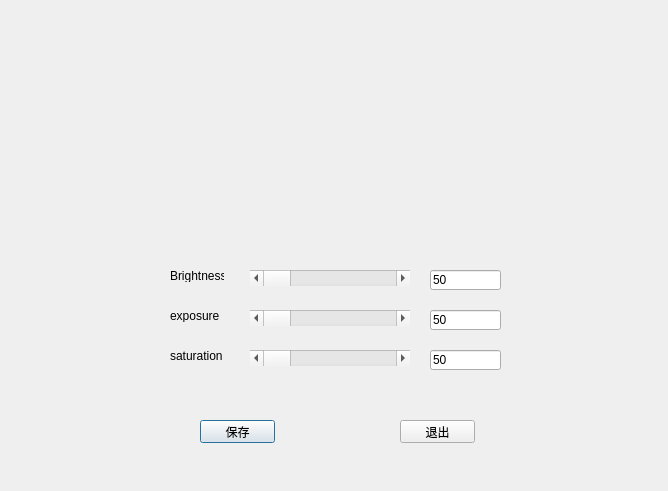
<?xml version="1.0" encoding="UTF-8"?>
<ui version="4.0">
 <class>CamSetting</class>
 <widget class="QDialog" name="CamSetting">
  <property name="geometry">
   <rect>
    <x>0</x>
    <y>0</y>
    <width>668</width>
    <height>491</height>
   </rect>
  </property>
  <property name="windowTitle">
   <string>参数设置</string>
  </property>
  <widget class="QLabel" name="label_brightness">
   <property name="geometry">
    <rect>
     <x>170</x>
     <y>270</y>
     <width>54</width>
     <height>12</height>
    </rect>
   </property>
   <property name="text">
    <string>Brightness</string>
   </property>
  </widget>
  <widget class="QLineEdit" name="edit_brightness">
   <property name="geometry">
    <rect>
     <x>430</x>
     <y>270</y>
     <width>71</width>
     <height>20</height>
    </rect>
   </property>
   <property name="text">
    <string>50</string>
   </property>
   <property name="readOnly">
    <bool>true</bool>
   </property>
  </widget>
  <widget class="QScrollBar" name="scroll_brightness">
   <property name="geometry">
    <rect>
     <x>250</x>
     <y>270</y>
     <width>160</width>
     <height>16</height>
    </rect>
   </property>
   <property name="orientation">
    <enum>Qt::Horizontal</enum>
   </property>
  </widget>
  <widget class="QLineEdit" name="edit_exposure">
   <property name="geometry">
    <rect>
     <x>430</x>
     <y>310</y>
     <width>71</width>
     <height>20</height>
    </rect>
   </property>
   <property name="text">
    <string>50</string>
   </property>
   <property name="readOnly">
    <bool>true</bool>
   </property>
  </widget>
  <widget class="QScrollBar" name="scroll_exposure">
   <property name="geometry">
    <rect>
     <x>250</x>
     <y>310</y>
     <width>160</width>
     <height>16</height>
    </rect>
   </property>
   <property name="orientation">
    <enum>Qt::Horizontal</enum>
   </property>
  </widget>
  <widget class="QLabel" name="label_exposure">
   <property name="geometry">
    <rect>
     <x>170</x>
     <y>310</y>
     <width>54</width>
     <height>12</height>
    </rect>
   </property>
   <property name="text">
    <string>exposure</string>
   </property>
  </widget>
  <widget class="QLineEdit" name="edit_gain">
   <property name="geometry">
    <rect>
     <x>430</x>
     <y>350</y>
     <width>71</width>
     <height>20</height>
    </rect>
   </property>
   <property name="text">
    <string>50</string>
   </property>
   <property name="readOnly">
    <bool>true</bool>
   </property>
  </widget>
  <widget class="QLabel" name="label_gain">
   <property name="geometry">
    <rect>
     <x>170</x>
     <y>350</y>
     <width>54</width>
     <height>12</height>
    </rect>
   </property>
   <property name="text">
    <string>saturation</string>
   </property>
  </widget>
  <widget class="QScrollBar" name="scroll_gain">
   <property name="geometry">
    <rect>
     <x>250</x>
     <y>350</y>
     <width>160</width>
     <height>16</height>
    </rect>
   </property>
   <property name="orientation">
    <enum>Qt::Horizontal</enum>
   </property>
  </widget>
  <widget class="QPushButton" name="button_save">
   <property name="geometry">
    <rect>
     <x>200</x>
     <y>420</y>
     <width>75</width>
     <height>23</height>
    </rect>
   </property>
   <property name="text">
    <string>保存</string>
   </property>
  </widget>
  <widget class="QPushButton" name="button_exit">
   <property name="geometry">
    <rect>
     <x>400</x>
     <y>420</y>
     <width>75</width>
     <height>23</height>
    </rect>
   </property>
   <property name="text">
    <string>退出</string>
   </property>
  </widget>
 </widget>
 <resources/>
 <connections/>
</ui>
